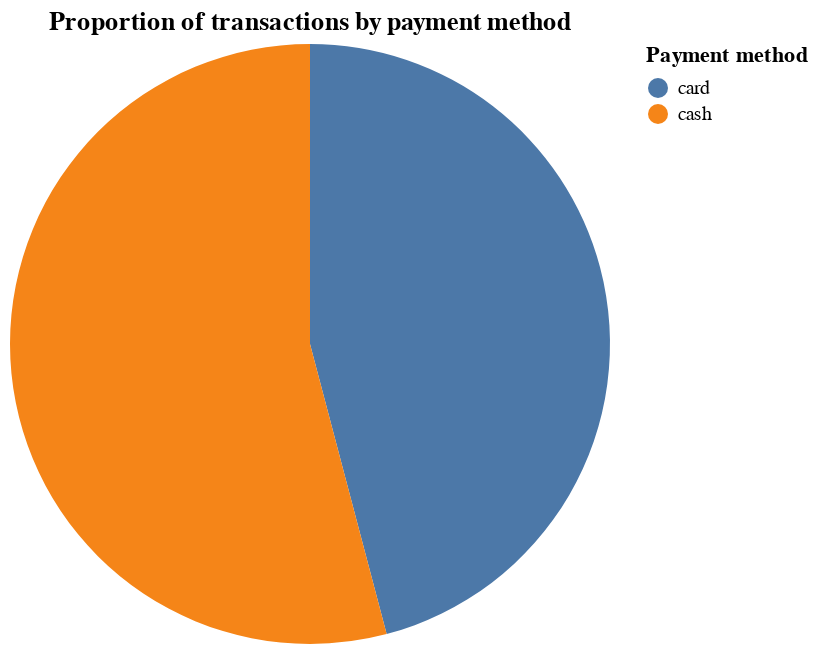

Source (notebook cell):
### Markdown cell above
## Proportion of transactions made using cash or card

### Code cell
pay_counts = (
    df.groupby('payment_method', as_index=False)['transaction_id']
    .count()
    .rename(columns={'transaction_id': 'count'})

)

pie_payments = (
    alt.Chart(pay_counts)
    .mark_arc()
    .encode(
        theta=alt.Theta('count:Q', stack=True),
        color=alt.Color('payment_method:N', title='Payment method'),
        tooltip=[
            alt.Tooltip('payment_method:N', title='Method'),
            alt.Tooltip('count:Q', title='Transaction')
        ]
    )
    .properties(title='Proportion of transactions by payment method')
)

pie_payments

### Figure 1 — Vega-Lite specification as saved in the notebook (floating-point values rounded to 4 significant figures)
{"config": {"view": {"continuousWidth": 300, "continuousHeight": 300}}, "data": {"name": "data-7ed24b35379466ec1b27867bfb9e16b2"}, "mark": {"type": "arc"}, "encoding": {"color": {"field": "payment_method", "title": "Payment method", "type": "nominal"}, "theta": {"field": "count", "stack": true, "type": "quantitative"}, "tooltip": [{"field": "payment_method", "title": "Method", "type": "nominal"}, {"field": "count", "title": "Transaction", "type": "quantitative"}]}, "title": "Proportion of transactions by payment method", "$schema": "https://vega.github.io/schema/vega-lite/v6.1.0.json", "datasets": {"data-7ed24b35379466ec1b27867bfb9e16b2": [{"payment_method": "card", "count": 2511}, {"payment_method": "cash", "count": 2961}]}}
